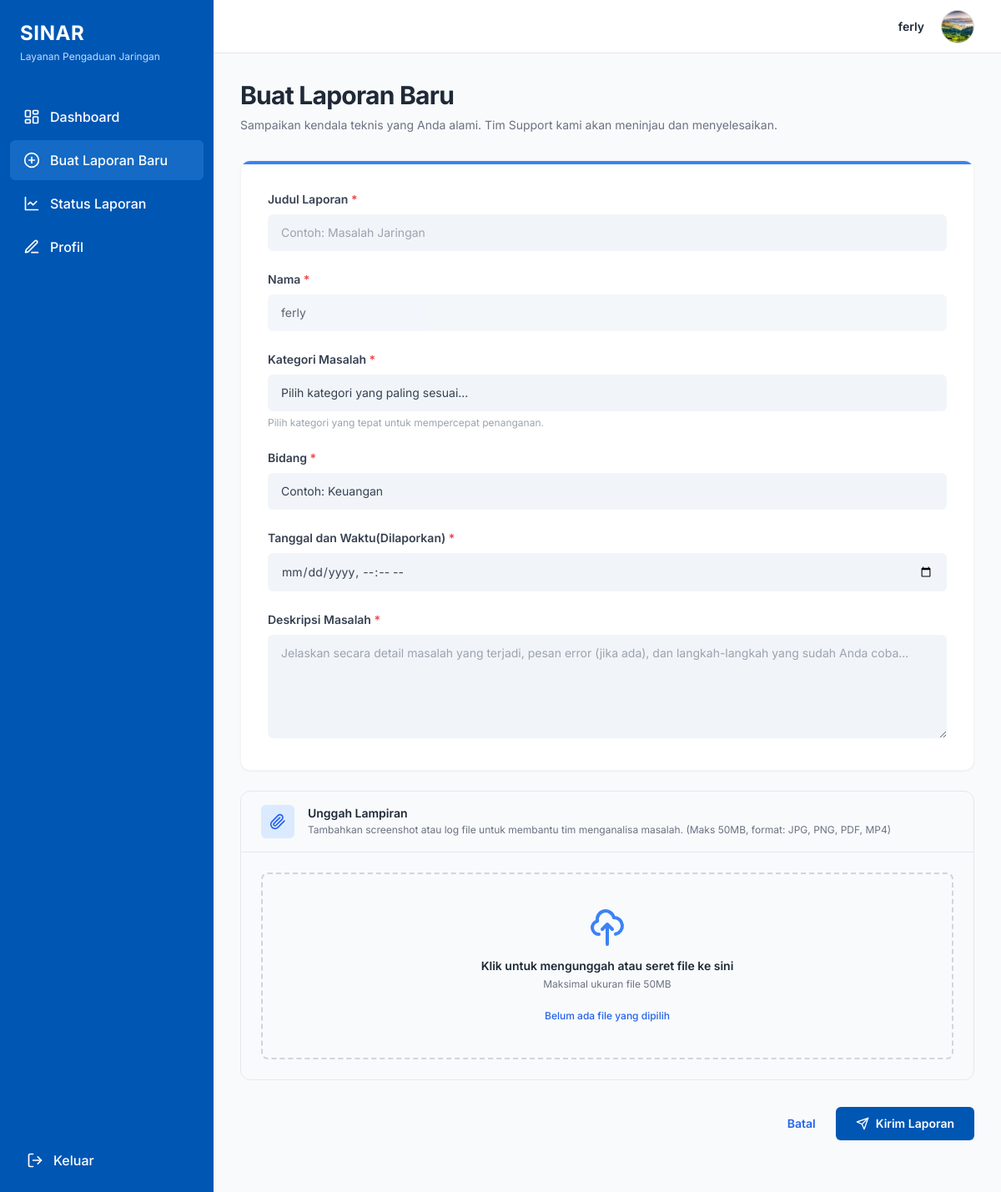
/buat-laporan/ (signed in), run on the app's committed database.
### pengaduan/models.py (models this page shows, shortened)
class CustomUser(AbstractUser):
    bidang = models.ForeignKey(
        Bidang,
        on_delete=models.SET_NULL,
        null=True,
        blank=True,
        related_name='users',
        verbose_name="Asal Bidang"
    )
    foto_profil = models.ImageField(upload_to='profil/', null=True, blank=True, verbose_name="Foto Profil")
    nomor_telepon = models.CharField(max_length=20, null=True, blank=True, verbose_name="Nomor Telepon")
    is_teknisi = models.BooleanField(default=False, verbose_name="Status Teknisi")
    is_verified_teknisi = models.BooleanField(default=False, verbose_name="Teknisi Terverifikasi")

### pengaduan/views.py (the view, shortened to what this page needs)
# urls.py: path('buat-laporan/', views.buat_laporan, name='buat_laporan'),
@login_required
def buat_laporan(request):
    if request.user.is_staff:
        messages.error(request, 'Admin tidak perlu membuat laporan.')
        return redirect('dashboard')
    context = {
        'kategori_choices': Laporan.KATEGORI_CHOICES,
        'bidang_list': Bidang.objects.all()
    }
    return render(request, 'buat_laporan.html', context)

### templates/buat_laporan.html (shortened to what this page needs)
{% extends 'base_user.html' %}
{% block nav_buat_laporan %}bg-primary-hover bg-opacity-80{% endblock %}
{% block content %}
<div class="max-w-4xl mx-auto">
    <div class="mb-8">
        <h2 class="text-3xl font-bold text-gray-800 tracking-tight">Buat Laporan Baru</h2>
        <p class="text-gray-500 mt-2 text-sm max-w-2xl">Sampaikan kendala teknis yang Anda alami. Tim Support kami akan meninjau dan menyelesaikan.</p>
    </div>
    <form method="POST" enctype="multipart/form-data">
        <div class="bg-white rounded-xl shadow-sm border border-gray-100 overflow-hidden mb-6">
            <div class="h-1 w-full bg-blue-500"></div>
            <div class="p-8 space-y-6">
                <div>
                    <label for="judul" class="block text-sm font-semibold text-gray-700 mb-2">
                        Judul Laporan <span class="text-red-500">*</span>
                    </label>
                    <input type="text" id="judul" name="judul" required
                        class="w-full bg-slate-100 border-none rounded-md px-4 py-3 text-sm focus:ring-2 focus:ring-blue-500 text-gray-700 placeholder-gray-400"
                        placeholder="Contoh: Masalah Jaringan">
                </div>
                <div>
                    <label class="block text-sm font-semibold text-gray-700 mb-2">
                        Nama <span class="text-red-500">*</span>
                    </label>
                    <input type="text" value="{{ request.user.first_name|default:request.user.username }}" readonly
                        class="w-full bg-slate-100 border-none rounded-md px-4 py-3 text-sm text-gray-700 cursor-not-allowed opacity-80"
                        placeholder="Masukkan nama Anda">
                </div>
                <div>
                    <label for="kategori" class="block text-sm font-semibold text-gray-700 mb-2">
                        Kategori Masalah <span class="text-red-500">*</span>
                    </label>
                    <select id="kategori" name="kategori" required
                        class="w-full bg-slate-100 border-none rounded-md px-4 py-3 text-sm focus:ring-2 focus:ring-blue-500 text-gray-700 appearance-none cursor-pointer">
                        <option value="" disabled selected>Pilih kategori yang paling sesuai...</option>
                    </select>
                    <p class="text-xs text-gray-400 mt-1.5">Pilih kategori yang tepat untuk mempercepat penanganan.</p>
                </div>
                <div>
                    <label for="bidang" class="block text-sm font-semibold text-gray-700 mb-2">
                        Bidang <span class="text-red-500">*</span>
                    </label>
                    <select id="bidang" name="bidang" required
                        class="w-full bg-slate-100 border-none rounded-md px-4 py-3 text-sm focus:ring-2 focus:ring-blue-500 text-gray-700 appearance-none cursor-pointer">
                        <option value="" disabled selected>Contoh: Keuangan</option>
                    </select>
                </div>
                <div>
                    <label for="tanggal_lapor" class="block text-sm font-semibold text-gray-700 mb-2">
                        Tanggal dan Waktu(Dilaporkan) <span class="text-red-500">*</span>
                    </label>
                    <input type="datetime-local" id="tanggal_lapor" name="tanggal_lapor" required
                        class="w-full bg-slate-100 border-none rounded-md px-4 py-3 text-sm focus:ring-2 focus:ring-blue-500 text-gray-700">
                </div>
                <div>
                    <label for="deskripsi" class="block text-sm font-semibold text-gray-700 mb-2">
                        Deskripsi Masalah <span class="text-red-500">*</span>
                    </label>
                    <textarea id="deskripsi" name="deskripsi" required rows="5"
                        class="w-full bg-slate-100 border-none rounded-md px-4 py-3 text-sm focus:ring-2 focus:ring-blue-500 text-gray-700 placeholder-gray-400 resize-y"
                        placeholder="Jelaskan secara detail masalah yang terjadi, pesan error (jika ada), dan langkah-langkah yang sudah Anda coba..."></textarea>
                </div>
            </div>
        </div>
        <div class="bg-slate-50 border border-gray-200 rounded-xl overflow-hidden mb-8">
            <div class="px-6 py-4 border-b border-gray-200 flex items-start gap-4">
                <div class="w-10 h-10 rounded-md bg-blue-100 text-blue-600 flex items-center justify-center flex-shrink-0">
                    <svg xmlns="http://www.w3.org/2000/svg" width="20" height="20" viewBox="0 0 24 24" fill="none" stroke="currentColor" stroke-width="2" stroke-linecap="round" stroke-linejoin="round"><path d="m21.44 11.05-9.19 9.19a6 6 0 0 1-8.49-8.49l8.57-8.57A4 4 0 1 1 18 8.84l-8.59 8.57a2 2 0 0 1-2.83-2.83l8.49-8.48"/></svg>
                </div>
                <div>
                    <h3 class="text-sm font-semibold text-gray-800">Unggah Lampiran</h3>
                    <p class="text-xs text-gray-500 mt-0.5">Tambahkan screenshot atau log file untuk membantu tim menganalisa masalah. (Maks 50MB, format: JPG, PNG, PDF, MP4)</p>
                </div>
            </div>
            <div class="p-6">
                <label for="lampiran" class="block w-full border-2 border-dashed border-gray-300 rounded-lg p-10 text-center cursor-pointer hover:bg-white hover:border-blue-400 transition-colors">
                    <svg xmlns="http://www.w3.org/2000/svg" class="mx-auto h-12 w-12 text-blue-500 mb-3" fill="none" viewBox="0 0 24 24" stroke="currentColor" stroke-width="2">
                        <path stroke-linecap="round" stroke-linejoin="round" d="M7 16a4 4 0 01-.88-7.903A5 5 0 1115.9 6L16 6a5 5 0 011 9.9M15 13l-3-3m0 0l-3 3m3-3v12" />
                    </svg>
                    <span class="block text-sm font-semibold text-gray-800 mb-1">Klik untuk mengunggah atau seret file ke sini</span>
                    <span class="block text-xs text-gray-500 mb-4">Maksimal ukuran file 50MB</span>
                    <span id="file-name-display" class="inline-block text-xs text-blue-600 font-medium">Belum ada file yang dipilih</span>
                </label>
            </div>
        </div>
        <div class="flex items-center justify-end gap-6 pb-12">
            <a href="{% url 'dashboard' %}" class="text-sm font-semibold text-blue-600 hover:text-blue-800">Batal</a>
            <button type="submit" class="bg-primary hover:bg-primary-hover text-white text-sm font-semibold py-2.5 px-6 rounded-md shadow-sm transition-colors flex items-center gap-2">
                <svg xmlns="http://www.w3.org/2000/svg" width="16" height="16" viewBox="0 0 24 24" fill="none" stroke="currentColor" stroke-width="2" stroke-linecap="round" stroke-linejoin="round"><line x1="22" y1="2" x2="11" y2="13"/><polygon points="22 2 15 22 11 13 2 9 22 2"/></svg>
                Kirim Laporan
            </button>
        </div>
    </form>
</div>
{% endblock %}

### templates/base_user.html (shortened to what this page needs)
{% load static %}
<!DOCTYPE html>
<html lang="id">
<head>
    <script src="https://cdn.tailwindcss.com"></script>
</head>
<body class="bg-bg-light text-gray-800 font-sans antialiased h-screen flex overflow-hidden">
    <aside class="w-64 bg-primary text-white flex flex-col justify-between h-full flex-shrink-0">
        <div>
            <div class="p-6">
                <h1 class="text-2xl font-bold tracking-wide">SINAR</h1>
                <p class="text-xs text-blue-200 mt-1">Layanan Pengaduan Jaringan</p>
            </div>
            <nav class="mt-4 flex flex-col gap-1 px-3">
                <a href="{% url 'dashboard' %}" class="flex items-center gap-3 px-4 py-3 rounded-md transition-colors {% block nav_beranda %}{% endblock %} hover:bg-primary-hover">
                    <span class="font-medium">Dashboard</span>
                </a>
                <a href="{% url 'buat_laporan' %}" class="flex items-center gap-3 px-4 py-3 rounded-md transition-colors {% block nav_buat_laporan %}{% endblock %} hover:bg-primary-hover">
                    <svg xmlns="http://www.w3.org/2000/svg" width="20" height="20" viewBox="0 0 24 24" fill="none" stroke="currentColor" stroke-width="2" stroke-linecap="round" stroke-linejoin="round"><circle cx="12" cy="12" r="10"/><line x1="12" y1="8" x2="12" y2="16"/><line x1="8" y1="12" x2="16" y2="12"/></svg>
                    <span class="font-medium">Buat Laporan Baru</span>
                </a>
                <a href="{% url 'status_laporan' %}" class="flex items-center gap-3 px-4 py-3 rounded-md transition-colors {% block nav_status_laporan %}{% endblock %} hover:bg-primary-hover">
                    <svg xmlns="http://www.w3.org/2000/svg" width="20" height="20" viewBox="0 0 24 24" fill="none" stroke="currentColor" stroke-width="2" stroke-linecap="round" stroke-linejoin="round"><path d="M3 3v18h18"/><path d="m19 9-5 5-4-4-3 3"/></svg>
                    <span class="font-medium">Status Laporan</span>
                </a>
                <a href="{% url 'edit_profil' %}" class="flex items-center gap-3 px-4 py-3 rounded-md transition-colors {% block nav_profil %}{% endblock %} hover:bg-primary-hover">
                    <svg xmlns="http://www.w3.org/2000/svg" width="20" height="20" viewBox="0 0 24 24" fill="none" stroke="currentColor" stroke-width="2" stroke-linecap="round" stroke-linejoin="round"><path d="M12 20h9"/><path d="M16.5 3.5a2.121 2.121 0 0 1 3 3L7 19l-4 1 1-4L16.5 3.5z"/></svg>
                    <span class="font-medium">Profil</span>
                </a>
            </nav>
        </div>
        <div class="p-4 mb-4">
            <a href="{% url 'logout' %}" class="flex items-center gap-3 px-4 py-3 rounded-md transition-colors hover:bg-primary-hover text-white">
                <svg xmlns="http://www.w3.org/2000/svg" width="20" height="20" viewBox="0 0 24 24" fill="none" stroke="currentColor" stroke-width="2" stroke-linecap="round" stroke-linejoin="round"><path d="M9 21H5a2 2 0 0 1-2-2V5a2 2 0 0 1 2-2h4"/><polyline points="16 17 21 12 16 7"/><line x1="21" x2="9" y1="12" y2="12"/></svg>
                <span class="font-medium">Keluar</span>
            </a>
        </div>
    </aside>
    <div class="flex-1 flex flex-col h-full overflow-hidden">
        <header class="bg-white h-16 border-b border-gray-200 flex items-center justify-between px-8 shrink-0 w-full">
            <div class="flex items-center gap-6 w-full justify-between">
                <div class="flex items-center gap-6">
                <div class="flex items-center gap-3">
                    <div class="text-right">
                        <div class="text-sm font-semibold text-gray-800">{{ request.user.first_name|default:request.user.username|default:"User" }}</div>
                    </div>
                    <div class="w-10 h-10 rounded-full bg-gray-200 border border-gray-300 overflow-hidden ml-2">
                        {% if request.user.foto_profil %}
                            <img src="{{ request.user.foto_profil.url }}" alt="Profile" class="w-full h-full object-cover">
                        {% else %}
                            <img src="https://ui-avatars.com/api/?name={{ request.user.first_name|default:request.user.username }}&background=f3f4f6&color=9ca3af" alt="Profile" class="w-full h-full object-cover">
                        {% endif %}
                    </div>
                </div>
            </div>
        </header>
        <main class="flex-1 overflow-y-auto p-8">
            {% block content %}{% endblock %}
        </main>
    </div>
</body>
</html>

### data on the page
CustomUser: user.first_name "ferly", user.foto_profil (picture)
